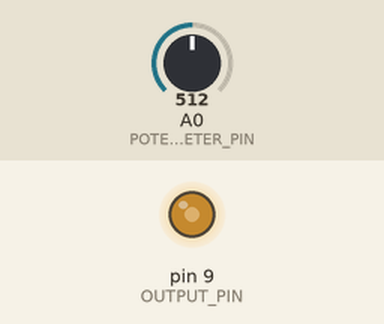
Simulated run of this sketch. Board: Arduino Nano, built with avr-gcc and run on an emulated ATmega328P. On the bench: output pins drawn as LEDs (lit = HIGH). The test bench sets the inputs (shaded band); at power-on: A0 (POTENTIOMETER_PIN) = 512.

Above: at 1.2 s.
1.3 s: A0 (POTENTIOMETER_PIN) set to 716
At 2.5 s:
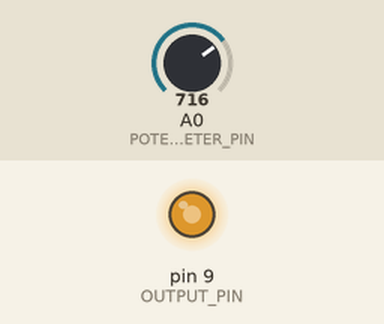
2.8 s: A0 (POTENTIOMETER_PIN) set to 900
At 3.9 s:
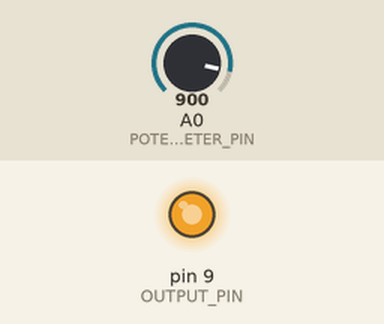
4.3 s: A0 (POTENTIOMETER_PIN) set to 122
At 5.0 s:
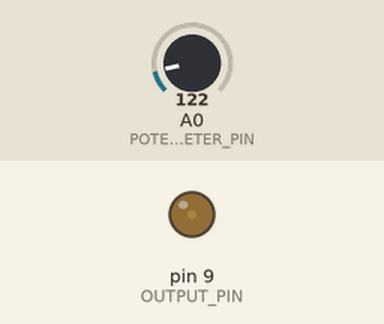
5.8 s: A0 (POTENTIOMETER_PIN) set to 0
At 6.1 s:
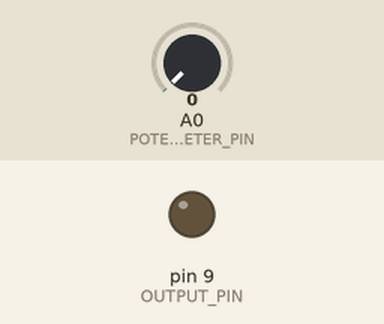
7.3 s: A0 (POTENTIOMETER_PIN) set to 511
At 8.5 s:
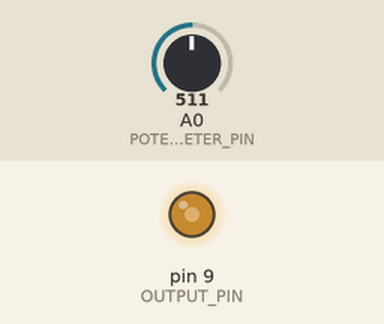
Timing chart, 0 to 9.8 s (numbered marks = the images above; inputs shaded):
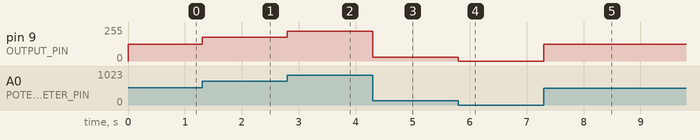

The sketch:

0_5V_Throttle_Simulator.ino
```cpp
// Simplified 0-5V Throttle Simulator
// UCD Formula Student (UCDFS)
// Description: Outputs a PWM Voltage Level between 0-5V depending on potentiometer setting.
//              The potentiometer in this case is taking place of the physical pedal
// Target Platform: Arduino Nano
// Author: Fahd Shiwani

#define MAX_POTENTIOMETER_VALUE 1023
#define PWM_RESOLUTION 255

const int POTENTIOMETER_PIN = A0;
const int OUTPUT_PIN = 9;
float CURRENT_POTENTIOMETER_VALUE = 0;

void setup() {
  pinMode(POTENTIOMETER_PIN, INPUT); // defining potentiometer pin as input
  pinMode(OUTPUT_PIN, OUTPUT); // defining output voltage pin as output
  Serial.begin(9600); // starting serial communication

}

void loop() {
  // Read current potentiometer value
  CURRENT_POTENTIOMETER_VALUE = analogRead(POTENTIOMETER_PIN);

  // Print to serial monitor
  //Serial.println("Potentiometer Value is " + (String) CURRENT_POTENTIOMETER_VALUE);

  // Output corresponding 0-5V signal using PWM.
  analogWrite(OUTPUT_PIN, (CURRENT_POTENTIOMETER_VALUE/MAX_POTENTIOMETER_VALUE)*PWM_RESOLUTION);

}
```

Measured:
- after the input at 1.3 s, pin 9 (OUTPUT_PIN): 127/255 → 178/255 at once
- after the input at 2.8 s, pin 9 (OUTPUT_PIN): 178/255 → 224/255 at once
- after the input at 4.3 s, pin 9 (OUTPUT_PIN): 224/255 → 30/255 at once
- after the input at 5.8 s, pin 9 (OUTPUT_PIN): 30/255 → 0/255 at once
- after the input at 7.3 s, pin 9 (OUTPUT_PIN): 0/255 → 127/255 at once
